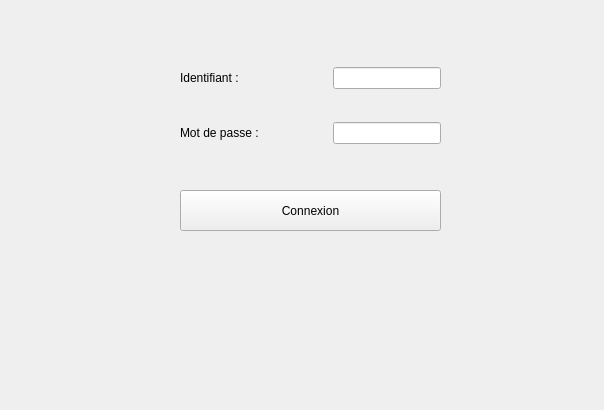
<?xml version="1.0" encoding="UTF-8"?>
<ui version="4.0">
 <class>IHMIdentification</class>
 <widget class="QWidget" name="IHMIdentification">
  <property name="geometry">
   <rect>
    <x>0</x>
    <y>0</y>
    <width>604</width>
    <height>410</height>
   </rect>
  </property>
  <property name="windowTitle">
   <string>Form</string>
  </property>
  <widget class="QPushButton" name="pushButtonConnexion">
   <property name="geometry">
    <rect>
     <x>180</x>
     <y>190</y>
     <width>261</width>
     <height>41</height>
    </rect>
   </property>
   <property name="text">
    <string>Connexion</string>
   </property>
  </widget>
  <widget class="QWidget" name="layoutWidget">
   <property name="geometry">
    <rect>
     <x>180</x>
     <y>40</y>
     <width>261</width>
     <height>131</height>
    </rect>
   </property>
   <layout class="QVBoxLayout" name="verticalLayout">
    <item>
     <layout class="QHBoxLayout" name="horizontalLayout_2">
      <item>
       <widget class="QLabel" name="labelIdentifiant">
        <property name="text">
         <string>Identifiant :</string>
        </property>
       </widget>
      </item>
      <item>
       <spacer name="horizontalSpacer">
        <property name="orientation">
         <enum>Qt::Horizontal</enum>
        </property>
        <property name="sizeHint" stdset="0">
         <size>
          <width>40</width>
          <height>20</height>
         </size>
        </property>
       </spacer>
      </item>
      <item>
       <widget class="QLineEdit" name="lineEditIdentifiant"/>
      </item>
     </layout>
    </item>
    <item>
     <layout class="QHBoxLayout" name="horizontalLayout">
      <item>
       <widget class="QLabel" name="labelMDP">
        <property name="text">
         <string>Mot de passe :</string>
        </property>
       </widget>
      </item>
      <item>
       <spacer name="horizontalSpacer_2">
        <property name="orientation">
         <enum>Qt::Horizontal</enum>
        </property>
        <property name="sizeHint" stdset="0">
         <size>
          <width>40</width>
          <height>20</height>
         </size>
        </property>
       </spacer>
      </item>
      <item>
       <widget class="QLineEdit" name="lineEditMDP">
        <property name="text">
         <string/>
        </property>
        <property name="echoMode">
         <enum>QLineEdit::Password</enum>
        </property>
        <property name="placeholderText">
         <string/>
        </property>
        <property name="clearButtonEnabled">
         <bool>true</bool>
        </property>
       </widget>
      </item>
     </layout>
    </item>
   </layout>
  </widget>
  <widget class="QLabel" name="labelImageClient">
   <property name="geometry">
    <rect>
     <x>190</x>
     <y>250</y>
     <width>281</width>
     <height>91</height>
    </rect>
   </property>
   <property name="text">
    <string/>
   </property>
   <property name="textFormat">
    <enum>Qt::AutoText</enum>
   </property>
   <property name="pixmap">
    <pixmap resource="Images.qrc">:/img/images/BarbeDevauxLogo.png</pixmap>
   </property>
  </widget>
 </widget>
 <resources>
  <include location="Images.qrc"/>
 </resources>
 <connections/>
</ui>
